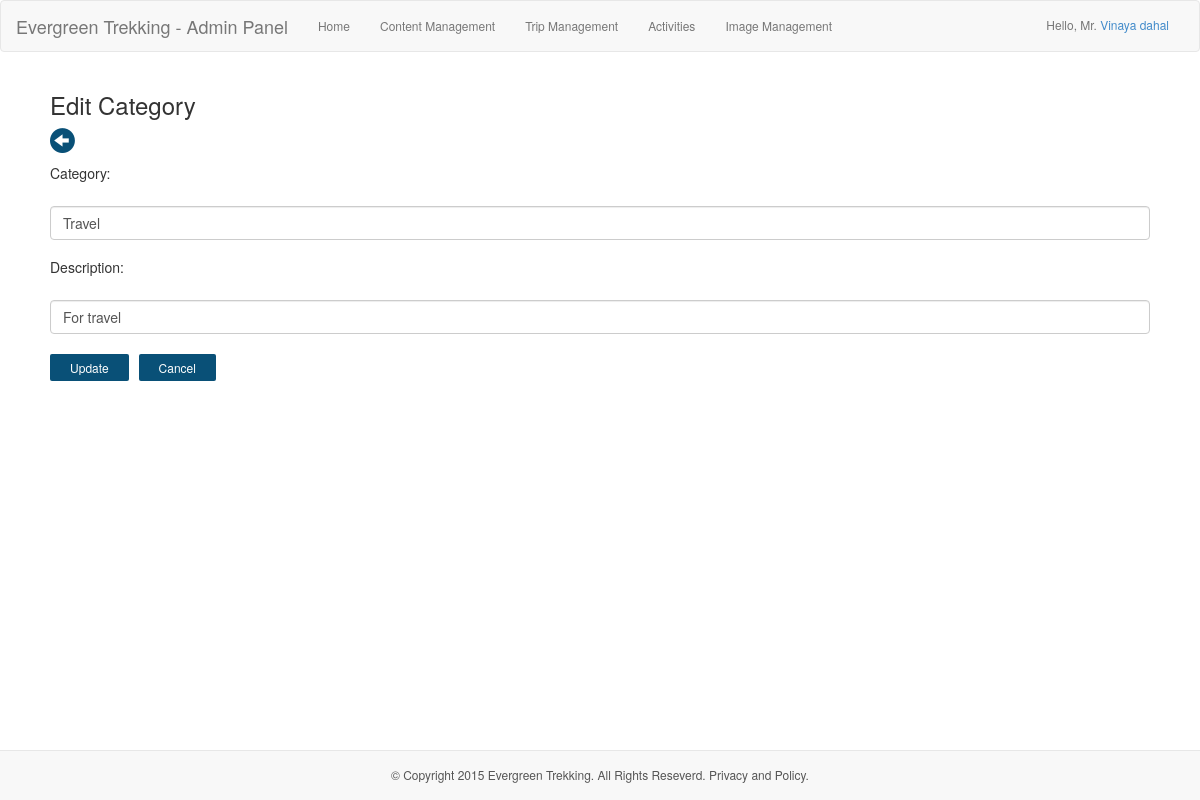
Page /admin/editActivity/1/ (signed in) on the committed database.
### tables this page shows
CREATE TABLE `user` (
  `id` int(11) NOT NULL AUTO_INCREMENT,
  `name` varchar(255) NOT NULL,
  `gender` varchar(255) NOT NULL,
  `email` varchar(255) NOT NULL,
  `username` varchar(255) NOT NULL,
  `password` varchar(255) NOT NULL,
  `role` varchar(255) NOT NULL,
  PRIMARY KEY (`id`)
);

CREATE TABLE `category` (
  `id` int(11) NOT NULL AUTO_INCREMENT,
  `category` varchar(255) NOT NULL,
  `description` varchar(255) NOT NULL,
  PRIMARY KEY (`id`),
  UNIQUE KEY `category` (`category`)
);

CREATE TABLE `content` (
  `id` int(11) NOT NULL AUTO_INCREMENT,
  `title` varchar(200) NOT NULL,
  `content` mediumtext NOT NULL,
  `desc` text NOT NULL,
  `keyword` varchar(200) NOT NULL,
  `metadata` mediumtext NOT NULL,
  PRIMARY KEY (`id`),
  UNIQUE KEY `type` (`keyword`)
);

### init.php (called while the page is built, shortened)
<?php
require 'model/query_pak.php';
$obj_query = new query();

### model/query_pak.php (called while the page is built, shortened)
<?php
class query {
    private $dbh;
    public function __construct() {
        if (setPersistence == TRUE) {
            $this->dbh = new PDO("mysql:host=" . host . ";dbname=" . database, username, password, array(PDO::ATTR_PERSISTENT => true));
        } elseif (setPersistence == FALSE) {
            $this->dbh = new PDO("mysql:host=" . host . ";dbname=" . database, username, password);
        } else {
            echo 'Persistence must be set to TRUE or FALSE';
            exit();
        }
    }
    function select_single($col, $table, $id, $val) {
        $field = "`" . implode("`,`", $col) . "`";
        if (is_array($id) && is_array($val)) {
            $query = "SELECT " . $field . " FROM `$table` WHERE `$id[0]`=? AND `$id[1]`=?";
            $bind = $this->dbh->prepare($query);
            $bind->bindParam(1, $val[0]);
            $bind->bindParam(2, $val[1]);
            $res = $bind->execute();
            if ($res == true) {
                return($bind->fetch(PDO::FETCH_ASSOC));
            }
        } elseif (!is_array($id) || empty($id) && !is_array($val) || empty($val)) {
            $query = "SELECT " . $field . " FROM `$table` WHERE $id=?";
            $bind = $this->dbh->prepare($query);
            $bind->bindParam(1, $val);
            $res = $bind->execute();
            if ($res == true) {
                return ($bind->fetch(PDO::FETCH_ASSOC));
            }
        }
    }
}

### admin/editActivities.php (the view, shortened to what this page needs)
<?php
require 'includes/header.php';
?>
<div class = "admin_edit_center">
    <h3>Edit Category</h3>
    <a href = "<?php echo baseUrl ?>admin/activities/1/" style = "outline: 0px;" title = "Back"><i class = "glyphicon glyphicon-circle-arrow-left back_btn"></i></a>
    <form method = "POST" action = "<?php echo baseUrl ?>admin/updateActivity/" onsubmit="return validate(['category', 'description'])">
        <label for = "category"><h5>Category:</h5></label> <input id = "category" type = "text" class = "form-control admin_editBox_override" name = "category" value="<?php echo $editData['category']; ?>"/>
        <label for = "description"><h5>Description:</h5></label> <input id = "description" type = "text" class = "form-control admin_editBox_override" name = "description" value="<?php echo $editData['description']; ?>"/>
        <input type = "submit" value = "Update" class = "admin_edit_btn" />
    </form>
    <a href = "<?php echo baseUrl ?>admin/activities/1/"><button class = "admin_edit_btn">Cancel</button></a>
</div>
<?php
require 'includes/footer.php';

### admin/includes/header.php (shortened to what this page needs)
<?php
$segments = explode('/', $_SERVER['REQUEST_URI']);
$page = $segments[count($segments) - 2];
if (!empty($_SESSION['id'])) {
    $col = array('username', 'password', 'name', 'gender', 'email', 'role');
    $id = 'id';
    $val = $_SESSION['id'];
    $userData = $obj_query->select_single($col, 'user', $id, $val);
    $name = $userData['name'];
    $gender = $userData['gender'];
}
?>
<!DOCTYPE html>
<html>
    <head>
        <link href="<?php echo baseUrl; ?>css/baseStyle.css" type="text/css" rel="stylesheet" />
        <link href="<?php echo baseUrl; ?>css/adminStyle.css" type="text/css" rel="stylesheet" />
    </head>
    <body <?php
    if (!empty($_SESSION['status']) && $_SESSION['status'] == 'ok') {
        echo 'onload="show_flash(\'success\');"';
    } elseif (!empty($_SESSION['status']) && $_SESSION['status'] == 'error') {
        echo 'onload="show_flash(\'failed\');"';
    }
    ?>>
            <?php
            if ($title != 'Login') {
                ?>
            <nav class="navbar navbar-default" style="margin: 0px" role="navigation">
                <div class="container-fluid">
                    <div class="navbar-header">
                        <a class="navbar-brand" href="<?php echo baseUrl; ?>admin/home">Evergreen Trekking - Admin Panel</a>
                    </div>
                    <div class="collapse navbar-collapse" id="bs-example-navbar-collapse-1">
                        <ul class="nav navbar-nav">
                            <li><a href="<?php echo baseUrl; ?>admin/home/" style="outline: 0px;">Home</a></li>
                            <li><a href="<?php echo baseUrl; ?>admin/contentManagement/" style="outline: 0px;">Content Management</a></li>
                            <li><a href="<?php echo baseUrl; ?>admin/tripManagement/1/" style="outline: 0px;">Trip Management</a></li>
                            <li><a href="<?php echo baseUrl; ?>admin/activities/1/" style="outline: 0px;">Activities</a></li>
                            <li><a href="<?php echo baseUrl; ?>admin/images/" style="outline: 0px;">Image Management</a></li>
                        </ul>
                        <span class="nav_user_info">Hello,
                            <?php
                            if ($gender == 'male' || $gender == 'Male') {
                                echo 'Mr. ';
                            } else {
                                echo 'Ms. ';
                            }
                            ?>
                            <a href="javascript:void(0);" id="name_link"><?php echo ucfirst($name); ?></a></span>
                    </div>
                </div>
            </nav>
            <?php
        }

### admin/includes/footer.php (shortened to what this page needs)
<?php
$col = array('content');
$id = 'keyword';
$val = 'copyright';
$res = $obj_query->select_single($col, 'content', $id, $val);
if (empty($res)) {
    $copyright = 'No data can be recieved.';
} else {
    $copyright = $res['content'];
}
?>
<nav class="<?php
if ($page == 'addContent' || $page == 'addTrip' || $title == 'TripManagement' || $title == 'EditInfo' || $title == 'EditTrip' || $title == 'AddTeam' || $title == 'EditTeam' || $title == 'EditSlider' || $title == 'ClientReview' || $title == 'EditReview' || !empty($footerName)) {
    echo 'footerNormal';
} else {
    echo 'navbar navbar-default navbar-fixed-bottom';
}
?>" style="z-index:0;" id="footerAdmin">
    <div class="footer_center">
        <?php
        if (!empty($copyright)) {
            echo $copyright;
        }
        ?>
    </div>
</nav>
</body>
</html>

### css/adminStyle.css (style rules this page uses)
* { padding:0; }
body { background:#fff; font-size:12px; }
.nav_user_info { color:#777; float:right; margin-top:15px; }
.admin_edit_center { margin:20px auto; width:1100px; display:table; }
.back_btn { color:#095077; font-size:25px; }
.admin_editBox_override { margin:10px 0; }
.admin_edit_btn { float:left; margin:10px 10px 10px 0; border:none; background:#095077; color:#fff; padding:5px 20px; border-radius:2px; display:table-cell; }
.footer_center { color:#555; margin-top:15px; text-align:center; }
.navbar-fixed-bottom { position:absolute; }

### rows in the picture
user: name "Vinaya dahal"
category: category "Travel", description "For travel"
content: content "© Copyright 2015 Evergreen Trekking. All Rights Reseverd. Privacy and Policy."
